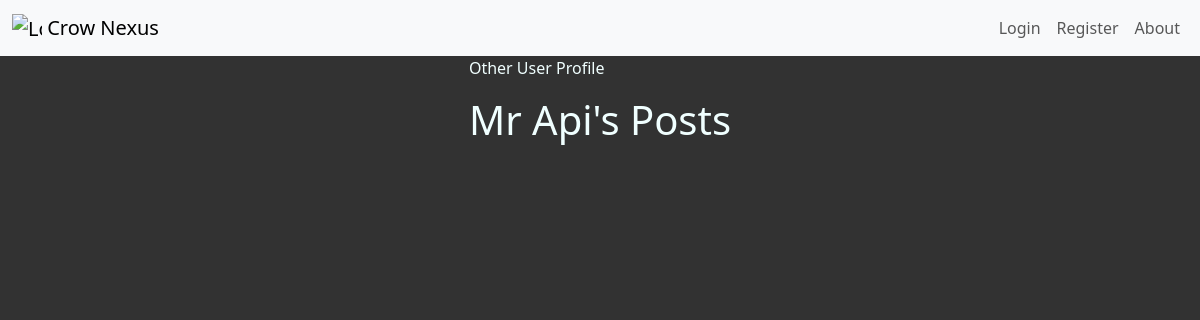
Page /2 on the earlier database version.
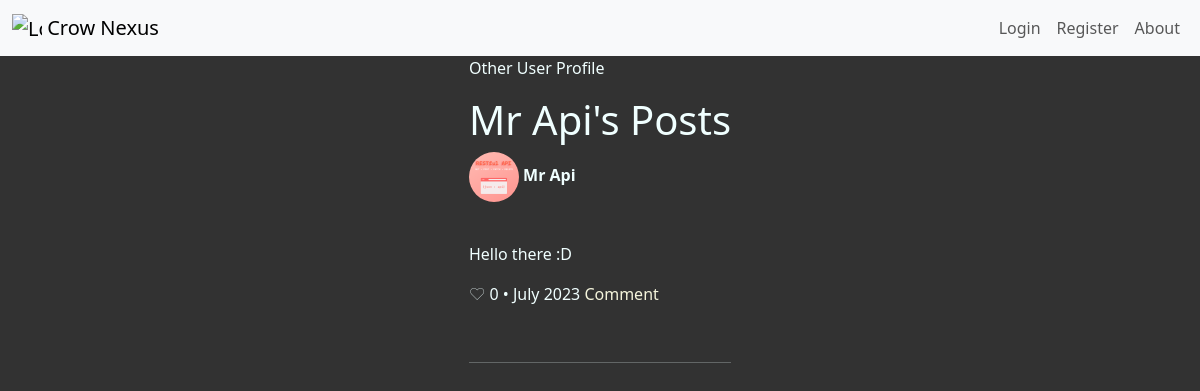
Same page on the later database version.
### main.py (models this page shows)
    class Post(db.Model):
        __tablename__ = 'post'
        id = db.Column(db.Integer, primary_key=True)
        user_id = db.Column(db.Integer, db.ForeignKey(
            'user.id'), nullable=False)
        body = db.Column(db.Text, nullable=False)
        likes = db.Column(db.Integer, default=0)
        created_at = db.Column(db.DateTime, default=datetime.utcnow)
        updated_at = db.Column(db.DateTime, default=datetime.utcnow)
        user = relationship('User', back_populates='posts')
        comments = db.relationship('Comment', back_populates='post')

    class User(db.Model, UserMixin):
        __tablename__ = 'user'
        id = db.Column(db.Integer, primary_key=True)
        username = db.Column(db.String(40), nullable=False, unique=False)
        email = db.Column(db.String(80), nullable=False, unique=True)
        phone_number = db.Column(db.String(20))
        password = db.Column(db.String(100), nullable=False)
        created_at = db.Column(db.DateTime, default=datetime.utcnow)
        updated_at = db.Column(
            db.DateTime, default=datetime.utcnow, onupdate=datetime.utcnow)
        is_blocked = db.Column(db.Boolean, default=False)
        profile_picture = db.Column(db.String(100))
        posts = relationship('Post', back_populates='user')
        comments = db.relationship('Comment', back_populates='user')

### main.py (the view)
    @app.route('/<int:user_id>')
    def user_posts(user_id):
        user = User.query.get(user_id)
        if user:
            posts = user.posts
            return render_template('user_posts.html', user=user, posts=posts, current_user=current_user, logged_in=current_user.is_authenticated)
        else:
            flash('User not found.')
            return redirect(url_for('home'))

### templates/user_posts.html
{% extends 'base.html' %}
{% block content %}
<p>Other User Profile</p>
<h1>{{ user.username }}'s Posts</h1>
{% for post in posts %}
<div>
    <p>
        <span>
        {% if post.user.profile_picture %}
            <img src="{{ url_for('static', filename='profile_pictures/' + post.user.profile_picture) }}" alt="Profile Picture">
        {% else %}
         <img src="{{ url_for('static', filename='images/blank-profile-pic.png') }}" alt="Profile Picture">
        {% endif %}
    </span>
    <strong>{{ post.user.username }}</strong>
    </p>
    <br>
    <p>{{ post.body }}</p>
    <p style="font-weight:lighter">
        ♡ {{ post.likes }} •
        {{ post.created_at.strftime('%B %Y') }}
        <a href="{{ url_for('show_post', post_id=post.id) }}"> Comment </a>
    <br>
    </p>
    <br><hr>
</div>
{% endfor %}
{% endblock %}

Differences in the rows shown:
added Post: profile_picture (picture), user.username "Mr Api", body "Hello there :D", likes "0", created_at "July 2023"
